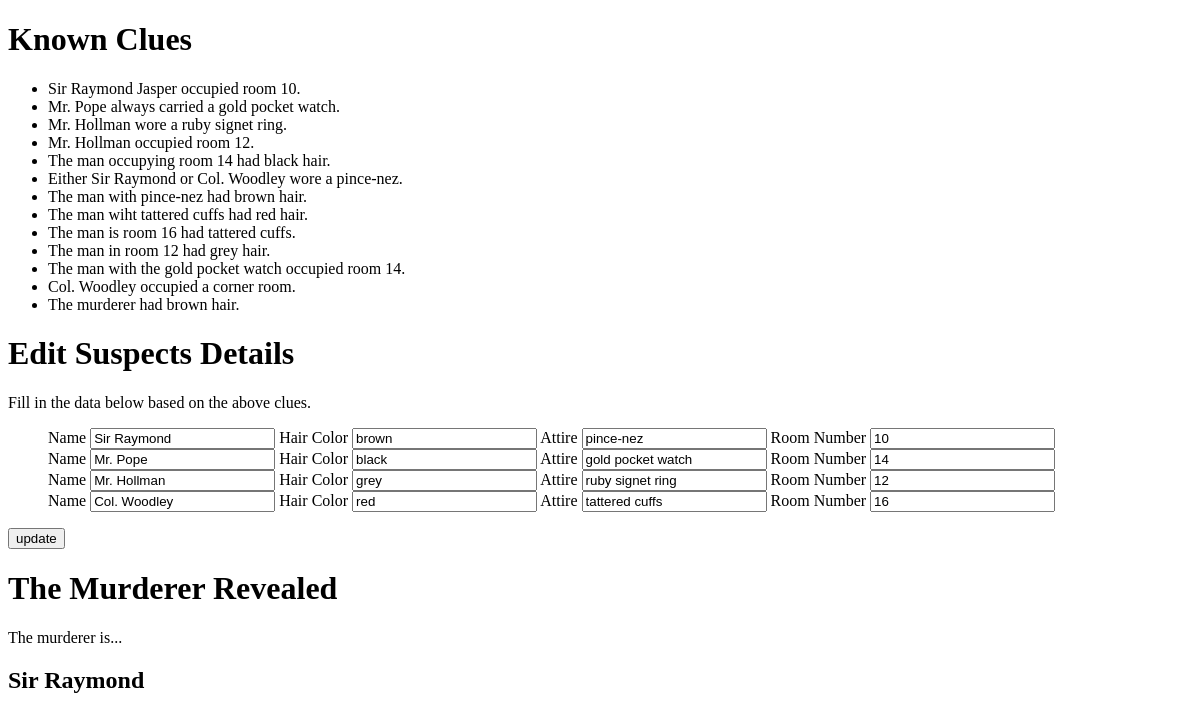
The app's page /murder_at_metro_club/edit/, older data.
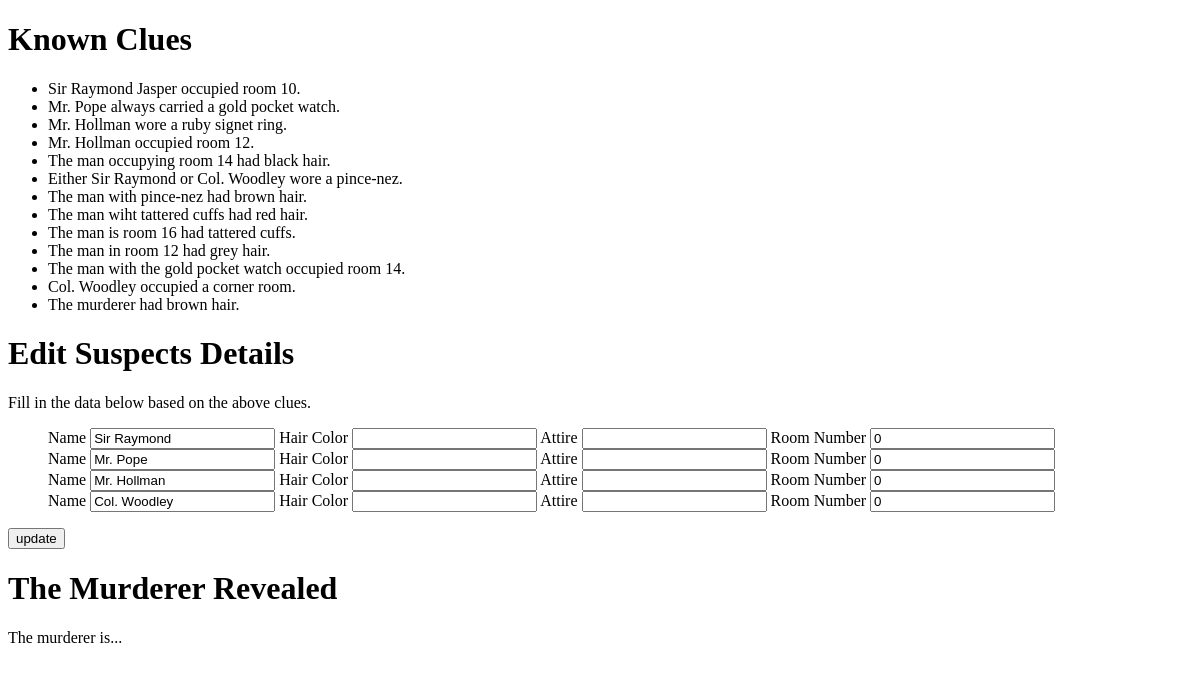
The same page, newer data.
### murder_at_metro_club/models.py (models this page shows, shortened)
class Suspect(models.Model):
    name = models.CharField(max_length = 50)
    hair = models.CharField(max_length = 50, blank = True)
    attire = models.CharField(max_length = 50, blank = True)
    room = models.IntegerField(default=0, blank = True)
    is_murderer = models.BooleanField(default=False)

### murder_at_metro_club/views.py (the view, shortened to what this page needs)
def edit(request):
    suspect_list = Suspect.objects.order_by('id');
    murderer = ''
    for suspect in suspect_list:
        if suspect.is_murderer == True:
            murderer = suspect.name
    template = loader.get_template('murder_at_metro_club/edit.html')
    context = {
        'suspect_list': suspect_list,
        'murderer': murderer
    }
    return HttpResponse(template.render(context, request))

### murder_at_metro_club/templates/murder_at_metro_club/edit.html (shortened to what this page needs)
<!DOCTYPE html>
<html>
<head>
</head>
<body>
  <h1>Known Clues</h1>
  <ul>
    <li>Sir Raymond Jasper occupied room 10.</li>
    <li>Mr. Pope always carried a gold pocket watch.</li>
    <li>Mr. Hollman wore a ruby signet ring.</li>
    <li>Mr. Hollman occupied room 12.</li>
    <li>The man occupying room 14 had black hair.</li>
    <li>Either Sir Raymond or Col. Woodley wore a pince-nez.</li>
    <li>The man with pince-nez had brown hair.</li>
    <li>The man wiht tattered cuffs had red hair.</li>
    <li>The man is room 16 had tattered cuffs.</li>
    <li>The man in room 12 had grey hair.</li>
    <li>The man with the gold pocket watch occupied room 14.</li>
    <li>Col. Woodley occupied a corner room.</li>
    <li>The murderer had brown hair.</li>
  </ul>
  <h1>Edit Suspects Details</h1>
  <p>Fill in the data below based on the above clues.</p>
  {% if suspect_list %}
  <form id="suspect_data" method="post" action="">
      <ul>
        {% for suspect in suspect_list %}
          <div>
            <label>Name
                <input type="text" id="suspect_name_{{ suspect.id }}" name="suspect_name_{{ suspect.id }}" value="{{ suspect.name }}" readonly>
            </label>
            <label>Hair Color
                <input type="text" id="suspect_hair_{{ suspect.id }}" name="suspect_hair_{{ suspect.id }}" value="{{ suspect.hair }}">
            </label>
            <label>Attire
                <input type="text" id="suspect_attire_{{ suspect.id }}" name="suspect_attire_{{ suspect.id }}"  value="{{ suspect.attire }}">
            </label>
            <label>Room Number
                <input type="text" id="suspect_room_{{ suspect.id }}" name="suspect_room_{{ suspect.id }}"  value="{{ suspect.room }}">
            </label>
        </div>
        {% endfor %}
      </ul>
      <div>
        <button type="submit">update</button>
      </div>
</form>
      {% else %}
      <p>No suspects available.</p>
      {% endif %}
      <h1>The Murderer Revealed</h1>
      <p>The murderer is...</p>
      <h2> {{ murderer }} </h2
</body>
</html>

Row changes from the older to the newer data that the page shows:
changed Suspect "Sir Raymond": hair "brown" → (not shown); attire "pince-nez" → (not shown); room "10" → "0"; name "Sir Raymond" → (not shown)
changed Suspect "Mr. Pope": hair "black" → (not shown); attire "gold pocket watch" → (not shown); room "14" → "0"
changed Suspect "Mr. Hollman": hair "grey" → (not shown); attire "ruby signet ring" → (not shown); room "12" → "0"
changed Suspect "Col. Woodley": hair "red" → (not shown); attire "tattered cuffs" → (not shown); room "16" → "0"
